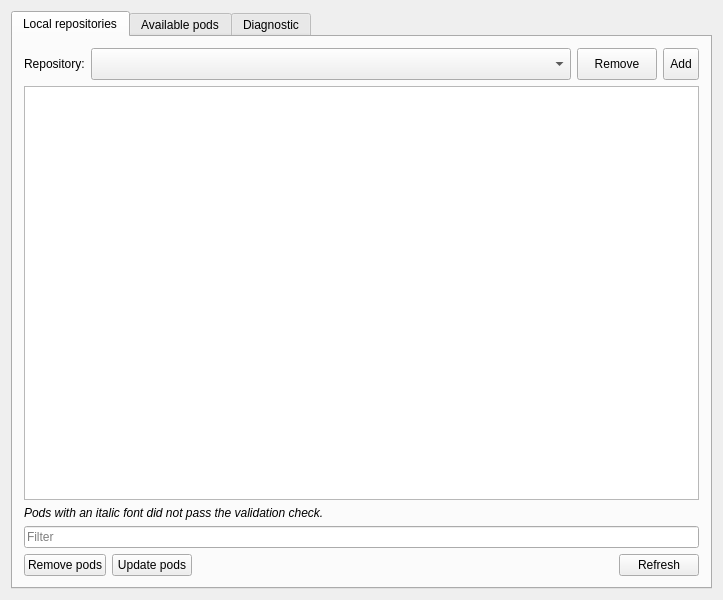
<?xml version="1.0" encoding="UTF-8"?>
<ui version="4.0">
 <class>MainWindow</class>
 <widget class="QMainWindow" name="MainWindow">
  <property name="geometry">
   <rect>
    <x>0</x>
    <y>0</y>
    <width>723</width>
    <height>600</height>
   </rect>
  </property>
  <property name="windowTitle">
   <string>Qt Pods</string>
  </property>
  <property name="windowIcon">
   <iconset resource="resources.qrc">
    <normaloff>:/icons/icons/system-upgrade.svg</normaloff>:/icons/icons/system-upgrade.svg</iconset>
  </property>
  <property name="styleSheet">
   <string notr="true"/>
  </property>
  <widget class="QWidget" name="centralWidget">
   <layout class="QVBoxLayout" name="verticalLayout">
    <item>
     <widget class="QTabWidget" name="tabWidgetPods">
      <property name="enabled">
       <bool>true</bool>
      </property>
      <property name="sizePolicy">
       <sizepolicy hsizetype="Expanding" vsizetype="Expanding">
        <horstretch>0</horstretch>
        <verstretch>0</verstretch>
       </sizepolicy>
      </property>
      <property name="currentIndex">
       <number>0</number>
      </property>
      <property name="iconSize">
       <size>
        <width>20</width>
        <height>20</height>
       </size>
      </property>
      <widget class="QWidget" name="tabLocalPods">
       <attribute name="icon">
        <iconset resource="resources.qrc">
         <normaloff>:/icons/icons/computer.svg</normaloff>:/icons/icons/computer.svg</iconset>
       </attribute>
       <attribute name="title">
        <string>Local repositories</string>
       </attribute>
       <layout class="QVBoxLayout" name="verticalLayout_2">
        <item>
         <layout class="QHBoxLayout" name="horizontalLayout">
          <item>
           <widget class="QLabel" name="label_2">
            <property name="text">
             <string>Repository:</string>
            </property>
           </widget>
          </item>
          <item>
           <widget class="QComboBox" name="comboBoxCurrentRepository">
            <property name="sizePolicy">
             <sizepolicy hsizetype="Expanding" vsizetype="Fixed">
              <horstretch>0</horstretch>
              <verstretch>0</verstretch>
             </sizepolicy>
            </property>
            <property name="minimumSize">
             <size>
              <width>0</width>
              <height>32</height>
             </size>
            </property>
            <property name="styleSheet">
             <string notr="true"/>
            </property>
            <property name="editable">
             <bool>false</bool>
            </property>
            <property name="iconSize">
             <size>
              <width>20</width>
              <height>20</height>
             </size>
            </property>
           </widget>
          </item>
          <item>
           <widget class="QPushButton" name="pushButtonRemoveRepository">
            <property name="minimumSize">
             <size>
              <width>0</width>
              <height>32</height>
             </size>
            </property>
            <property name="text">
             <string>Remove</string>
            </property>
            <property name="icon">
             <iconset resource="resources.qrc">
              <normaloff>:/icons/icons/stock_close.svg</normaloff>:/icons/icons/stock_close.svg</iconset>
            </property>
            <property name="iconSize">
             <size>
              <width>20</width>
              <height>20</height>
             </size>
            </property>
           </widget>
          </item>
          <item>
           <widget class="QToolButton" name="toolButtonRepository">
            <property name="minimumSize">
             <size>
              <width>0</width>
              <height>32</height>
             </size>
            </property>
            <property name="text">
             <string>Add</string>
            </property>
            <property name="icon">
             <iconset resource="resources.qrc">
              <normaloff>:/icons/icons/list-add.svg</normaloff>:/icons/icons/list-add.svg</iconset>
            </property>
            <property name="iconSize">
             <size>
              <width>20</width>
              <height>20</height>
             </size>
            </property>
            <property name="toolButtonStyle">
             <enum>Qt::ToolButtonTextBesideIcon</enum>
            </property>
           </widget>
          </item>
         </layout>
        </item>
        <item>
         <widget class="QTableView" name="tableViewLocal">
          <property name="alternatingRowColors">
           <bool>false</bool>
          </property>
          <property name="selectionBehavior">
           <enum>QAbstractItemView::SelectRows</enum>
          </property>
          <property name="textElideMode">
           <enum>Qt::ElideLeft</enum>
          </property>
          <property name="verticalScrollMode">
           <enum>QAbstractItemView::ScrollPerPixel</enum>
          </property>
          <property name="horizontalScrollMode">
           <enum>QAbstractItemView::ScrollPerPixel</enum>
          </property>
          <property name="wordWrap">
           <bool>false</bool>
          </property>
          <attribute name="horizontalHeaderDefaultSectionSize">
           <number>150</number>
          </attribute>
          <attribute name="horizontalHeaderStretchLastSection">
           <bool>true</bool>
          </attribute>
          <attribute name="verticalHeaderVisible">
           <bool>false</bool>
          </attribute>
          <attribute name="verticalHeaderCascadingSectionResizes">
           <bool>true</bool>
          </attribute>
         </widget>
        </item>
        <item>
         <widget class="QLabel" name="label">
          <property name="font">
           <font>
            <italic>true</italic>
           </font>
          </property>
          <property name="text">
           <string>Pods with an italic font did not pass the validation check.</string>
          </property>
         </widget>
        </item>
        <item>
         <widget class="QLineEdit" name="lineEditSearchLocal">
          <property name="placeholderText">
           <string>Filter</string>
          </property>
         </widget>
        </item>
        <item>
         <layout class="QHBoxLayout" name="horizontalLayout_2">
          <item>
           <widget class="QPushButton" name="pushButtonRemoveLocalPods">
            <property name="text">
             <string>Remove pods</string>
            </property>
            <property name="icon">
             <iconset resource="resources.qrc">
              <normaloff>:/icons/icons/stock_close.svg</normaloff>:/icons/icons/stock_close.svg</iconset>
            </property>
            <property name="iconSize">
             <size>
              <width>20</width>
              <height>20</height>
             </size>
            </property>
           </widget>
          </item>
          <item>
           <widget class="QPushButton" name="pushButtonUpdateLocalPods">
            <property name="enabled">
             <bool>true</bool>
            </property>
            <property name="text">
             <string>Update pods</string>
            </property>
            <property name="icon">
             <iconset resource="resources.qrc">
              <normaloff>:/icons/icons/system-upgrade.svg</normaloff>:/icons/icons/system-upgrade.svg</iconset>
            </property>
            <property name="iconSize">
             <size>
              <width>20</width>
              <height>20</height>
             </size>
            </property>
           </widget>
          </item>
          <item>
           <spacer name="horizontalSpacer">
            <property name="orientation">
             <enum>Qt::Horizontal</enum>
            </property>
            <property name="sizeHint" stdset="0">
             <size>
              <width>40</width>
              <height>20</height>
             </size>
            </property>
           </spacer>
          </item>
          <item>
           <widget class="QPushButton" name="pushButtonRefreshLocalPods">
            <property name="text">
             <string>Refresh</string>
            </property>
            <property name="icon">
             <iconset resource="resources.qrc">
              <normaloff>:/icons/icons/rotate.svg</normaloff>:/icons/icons/rotate.svg</iconset>
            </property>
            <property name="iconSize">
             <size>
              <width>20</width>
              <height>20</height>
             </size>
            </property>
           </widget>
          </item>
         </layout>
        </item>
       </layout>
      </widget>
      <widget class="QWidget" name="tabAvailablePods">
       <attribute name="icon">
        <iconset resource="resources.qrc">
         <normaloff>:/icons/icons/network_local.svg</normaloff>:/icons/icons/network_local.svg</iconset>
       </attribute>
       <attribute name="title">
        <string>Available pods</string>
       </attribute>
       <layout class="QVBoxLayout" name="verticalLayout_3">
        <item>
         <layout class="QHBoxLayout" name="horizontalLayout_4">
          <property name="topMargin">
           <number>0</number>
          </property>
          <item>
           <widget class="QPushButton" name="pushButtonSources">
            <property name="enabled">
             <bool>false</bool>
            </property>
            <property name="minimumSize">
             <size>
              <width>0</width>
              <height>32</height>
             </size>
            </property>
            <property name="maximumSize">
             <size>
              <width>16777215</width>
              <height>16777215</height>
             </size>
            </property>
            <property name="text">
             <string>Manage Sources</string>
            </property>
            <property name="icon">
             <iconset resource="resources.qrc">
              <normaloff>:/icons/icons/system-run.svg</normaloff>:/icons/icons/system-run.svg</iconset>
            </property>
            <property name="iconSize">
             <size>
              <width>20</width>
              <height>20</height>
             </size>
            </property>
           </widget>
          </item>
          <item>
           <spacer name="horizontalSpacer_3">
            <property name="orientation">
             <enum>Qt::Horizontal</enum>
            </property>
            <property name="sizeHint" stdset="0">
             <size>
              <width>40</width>
              <height>20</height>
             </size>
            </property>
           </spacer>
          </item>
         </layout>
        </item>
        <item>
         <widget class="QTableView" name="tableViewRemote">
          <property name="alternatingRowColors">
           <bool>false</bool>
          </property>
          <property name="selectionBehavior">
           <enum>QAbstractItemView::SelectRows</enum>
          </property>
          <property name="textElideMode">
           <enum>Qt::ElideLeft</enum>
          </property>
          <property name="verticalScrollMode">
           <enum>QAbstractItemView::ScrollPerPixel</enum>
          </property>
          <property name="horizontalScrollMode">
           <enum>QAbstractItemView::ScrollPerPixel</enum>
          </property>
          <property name="wordWrap">
           <bool>false</bool>
          </property>
          <attribute name="horizontalHeaderDefaultSectionSize">
           <number>150</number>
          </attribute>
          <attribute name="horizontalHeaderStretchLastSection">
           <bool>true</bool>
          </attribute>
          <attribute name="verticalHeaderVisible">
           <bool>false</bool>
          </attribute>
          <attribute name="verticalHeaderCascadingSectionResizes">
           <bool>true</bool>
          </attribute>
         </widget>
        </item>
        <item>
         <widget class="QLineEdit" name="lineEditSearchRemote">
          <property name="placeholderText">
           <string>Filter</string>
          </property>
         </widget>
        </item>
        <item>
         <layout class="QHBoxLayout" name="horizontalLayout_3">
          <item>
           <spacer name="horizontalSpacer_2">
            <property name="orientation">
             <enum>Qt::Horizontal</enum>
            </property>
            <property name="sizeHint" stdset="0">
             <size>
              <width>40</width>
              <height>20</height>
             </size>
            </property>
           </spacer>
          </item>
          <item>
           <widget class="QPushButton" name="pushButtonRefreshAvailablePods">
            <property name="text">
             <string>Refresh</string>
            </property>
            <property name="icon">
             <iconset resource="resources.qrc">
              <normaloff>:/icons/icons/rotate.svg</normaloff>:/icons/icons/rotate.svg</iconset>
            </property>
            <property name="iconSize">
             <size>
              <width>20</width>
              <height>20</height>
             </size>
            </property>
           </widget>
          </item>
          <item>
           <widget class="QPushButton" name="pushButtonInstallPods">
            <property name="text">
             <string>Install</string>
            </property>
            <property name="icon">
             <iconset resource="resources.qrc">
              <normaloff>:/icons/icons/list-add.svg</normaloff>:/icons/icons/list-add.svg</iconset>
            </property>
            <property name="iconSize">
             <size>
              <width>20</width>
              <height>20</height>
             </size>
            </property>
           </widget>
          </item>
         </layout>
        </item>
       </layout>
      </widget>
      <widget class="QWidget" name="tabDiagnostic">
       <attribute name="icon">
        <iconset resource="resources.qrc">
         <normaloff>:/icons/icons/gnome-system.svg</normaloff>:/icons/icons/gnome-system.svg</iconset>
       </attribute>
       <attribute name="title">
        <string>Diagnostic</string>
       </attribute>
       <layout class="QVBoxLayout" name="verticalLayout_4">
        <item>
         <widget class="QPlainTextEdit" name="plainTextEditDiagnostic">
          <property name="font">
           <font>
            <family>Ubuntu Mono</family>
            <pointsize>12</pointsize>
           </font>
          </property>
          <property name="styleSheet">
           <string notr="true">QPlainTextEdit {
	background: black;
	color: white;
}</string>
          </property>
          <property name="readOnly">
           <bool>true</bool>
          </property>
          <property name="plainText">
           <string/>
          </property>
         </widget>
        </item>
       </layout>
      </widget>
     </widget>
    </item>
   </layout>
  </widget>
 </widget>
 <layoutdefault spacing="6" margin="11"/>
 <resources>
  <include location="resources.qrc"/>
 </resources>
 <connections/>
</ui>
